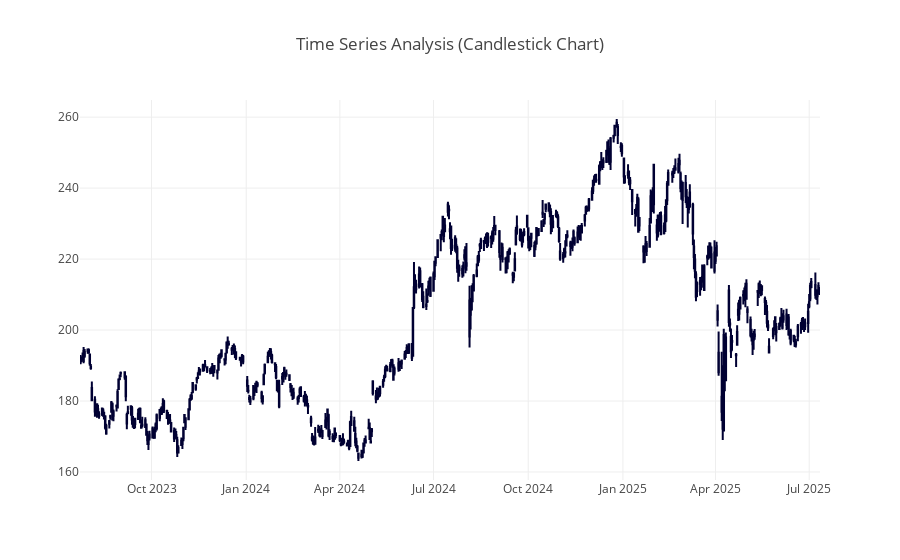

The cell this chart's notebook holds for it:
### Code cell
import plotly.graph_objects as go

# Create candlestick chart for stock price movements
figure = go.Figure(data=[go.Candlestick(
    x=data.index,
    open=data["Open"],
    high=data["High"],
    low=data["Low"],
    close=data["Close"]
)])

# Update layout: add title and hide the range slider below the x-axis
figure.update_layout(
    title="Time Series Analysis (Candlestick Chart)",
    xaxis_rangeslider_visible=False
)

# Show the figure
figure.show()

### Figure 1 — Plotly figure (JSON) as saved in the notebook; plotly's stock layout.template omitted (floating-point values rounded to 4 significant figures; data arrays with more than 128 entries replaced by an {"elided": "..."} marker saying what was removed)
{"data": [{"close": {"elided": "494 float values"}, "high": {"elided": "494 float values"}, "low": {"elided": "494 float values"}, "open": {"elided": "494 float values"}, "type": "candlestick", "x": {"elided": "494 str values"}}], "layout": {"title": {"text": "Time Series Analysis (Candlestick Chart)"}, "xaxis": {"rangeslider": {"visible": false}}}}
